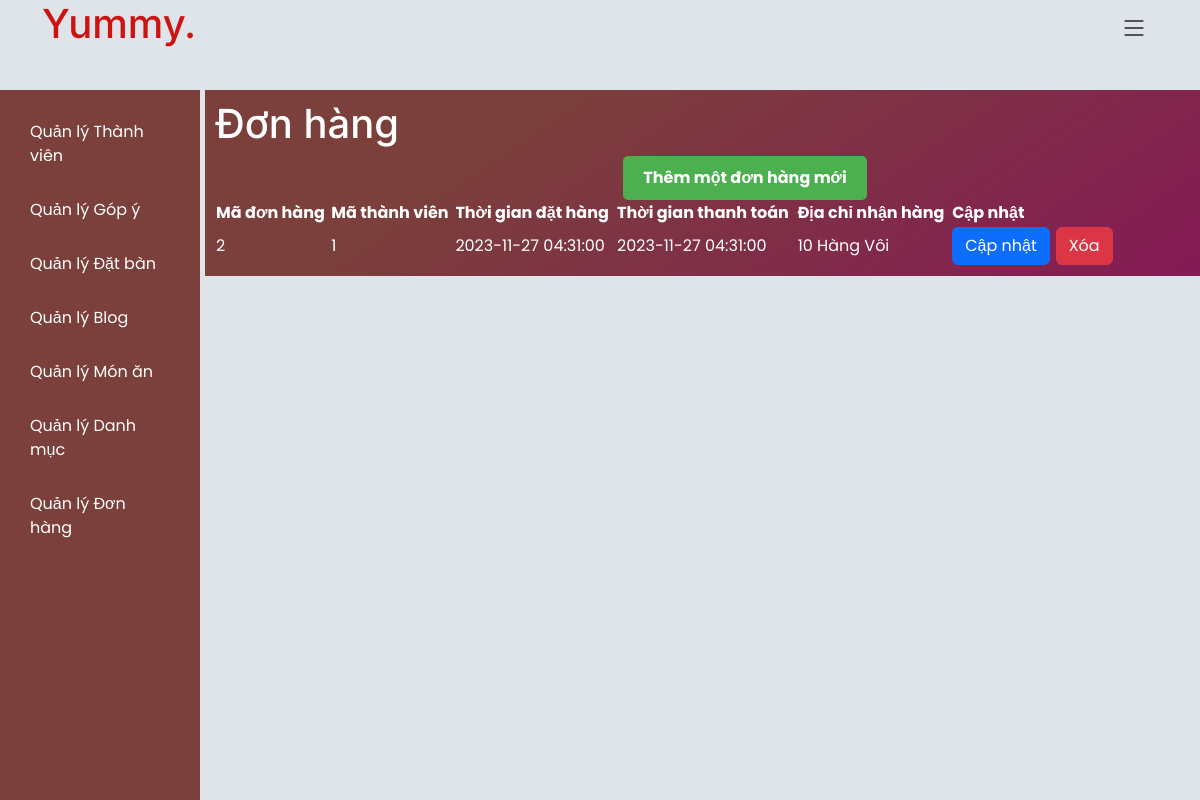
/admin/admin_home.php?page=admin_orders (signed in), run on the app's committed database.
### tables this page shows
CREATE TABLE `donhang` (
  `MaDonHang` int(11) NOT NULL,
  `MaThanhVien` int(11) NOT NULL,
  `ThoiGianDatHang` datetime NOT NULL,
  `ThoiGianThanhToan` datetime NOT NULL,
  `DiaChiNhanHang` varchar(255) NOT NULL
);

### admin/admin_orders.php (the view, shortened to what this page needs)
<?php
require_once("../components/connection.php");
$sql = "SELECT * from donhang";
$result = $conn->query($sql);
?>
<!DOCTYPE html>
<html lang="en">
<head>
</head>
<body>
    <h1>Đơn hàng </h1>
    <center><a href="admin_home.php?page=admin_blogs_add" style="
        display: inline-block;
        padding: 10px 20px;
        color: white;
        background-color: #4CAF50;
        text-decoration: none;
        border-radius: 5px;
        font-size: 16px;
        font-weight: bold;
    ">Thêm một đơn hàng mới
    </a></center>
    <?php
    if ($result->num_rows > 0) {
        ?>
    <table width = 85%>
        <tr>
            <th>Mã đơn hàng</th>
            <th>Mã thành viên</th>
            <th>Thời gian đặt hàng</th>
            <th>Thời gian thanh toán</th>
            <th>Địa chỉ nhận hàng</th>
            <th>Cập nhật</th>
        </tr>
        <?php while($row = $result->fetch_assoc()): ?>
        <tr>
            <td><?php echo $row["MaDonHang"]; ?></td>
            <td><?php echo $row["MaThanhVien"]; ?></td>
            <td><?php echo $row["ThoiGianDatHang"]; ?></td>
            <td><?php echo $row["ThoiGianThanhToan"]; ?></td>
            <td><?php echo $row["DiaChiNhanHang"]; ?></td>
            <td><button type="button" class="btn btn-primary" onclick="window.location.href='admin_home.php?page=admin_orders_edit&madh=<?php echo $row['MaDonHang']; ?>'">Cập nhật</button> </td>
            <td><button type="button" class="btn btn-danger" onclick="if(confirm('Are you sure?')) window.location.href='admin_orders_delete.php?madh=<?php echo $row['MaDonHang']; ?>'">Xóa</button>            </td>
        </tr>
        <?php endwhile; ?>
    </table>
<?php
} else {
    echo " <tr> <h1> Không có Đơn hàng nào. </h1> </tr>";
}
?>
</body>
</html>

### assets/css/main.css (style rules this page uses)
:root { --font-default: "Open Sans", system-ui, -apple-system, "Segoe UI", Roboto, "Helvetica Neue", Arial, "Noto Sans", "Liberation Sans", sans-serif, "Apple Color Emoji", "Segoe UI Emoji", "Segoe UI Symbol", "Noto Color Emoji"; --font-primary: "Amatic SC", sans-serif; --font-secondary: "Inter", sans-serif; }
:root { --color-default: #212529; --color-primary: #ce1212; --color-secondary: #37373f; }
:root { scroll-behavior: smooth; }
body { font-family: var(--font-default); color: var(--color-default); }
a { color: var(--color-primary); text-decoration: none; }
h1, h2, h3, h4, h5, h6 { font-family: var(--font-secondary); }

### admin/admin_home.php (style rules this page uses)
body { font-family: Poppins, sans-serif; display: flex; background-color: #dee4ea; margin: 0; }

### data on the page
donhang: MaDonHang "2", MaThanhVien "1", ThoiGianDatHang "2023-11-27 04:31:00", ThoiGianThanhToan "2023-11-27 04:31:00", DiaChiNhanHang "10 Hàng Vôi"
